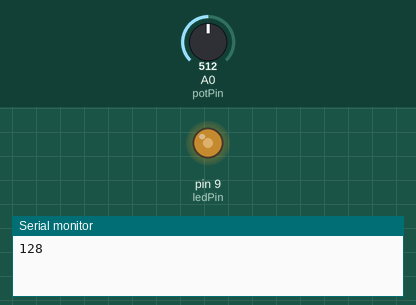
The sketch below on a simulated Arduino Uno, built with avr-gcc and run on an emulated ATmega328P. Shown: output pins drawn as LEDs (lit = HIGH), the last lines printed to the serial monitor. The inputs (shaded band) are chosen by the test bench; at power-on: A0 (potPin) = 512.

Above: at 1.8 s.
1.9 s: A0 (potPin) set to 716
At 2.6 s:
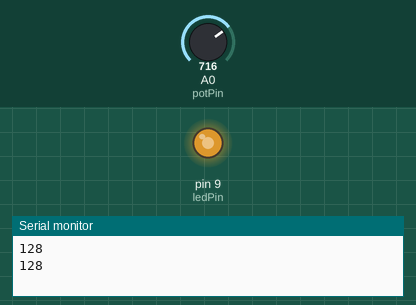
3.5 s: A0 (potPin) set to 900
At 5.2 s:
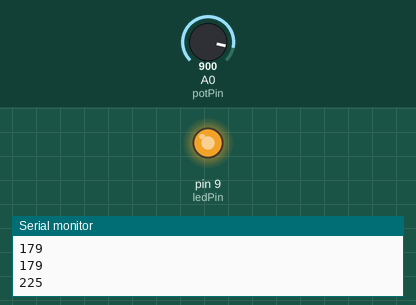
5.5 s: A0 (potPin) set to 122
At 6.9 s:
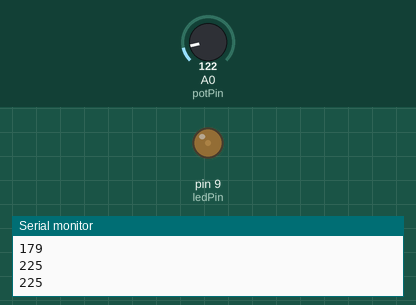
7.5 s: A0 (potPin) set to 0
At 8.4 s:
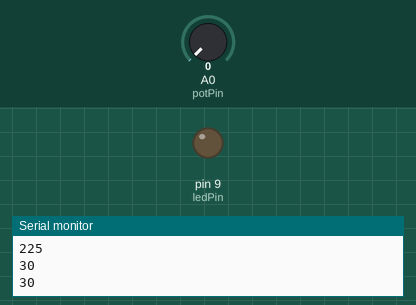
Timing chart, 0 to 10.5 s (numbered marks = the images above; inputs shaded):
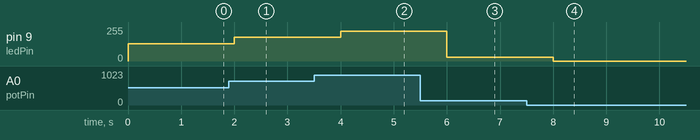

The sketch:

poten01.ino
```cpp
int potPin = 0;    // select the input pin for the potentiometer
int ledPin = 9;   // select the pin for the LED
int val = 0;       // variable to store the value coming from the sensor

void setup() {
  pinMode(ledPin, OUTPUT);  // declare the ledPin as an OUTPUT
Serial.begin(9600);
}

void loop() {
  val = analogRead(potPin);    // read the value from the sensor
  analogWrite(ledPin, val/4);  // turn the ledPin on
  delay(1000);                  // stop the program for some time

  Serial.println(val/4);

}
```

Measured:
- after the input at 1.9 s, pin 9 (ledPin): 128/255 → 179/255 after 0.10 s
- after the input at 3.5 s, pin 9 (ledPin): 179/255 → 225/255 after 0.50 s
- after the input at 5.5 s, pin 9 (ledPin): 225/255 → 30/255 after 0.50 s
- after the input at 7.5 s, pin 9 (ledPin): 30/255 → 0/255 after 0.50 s
